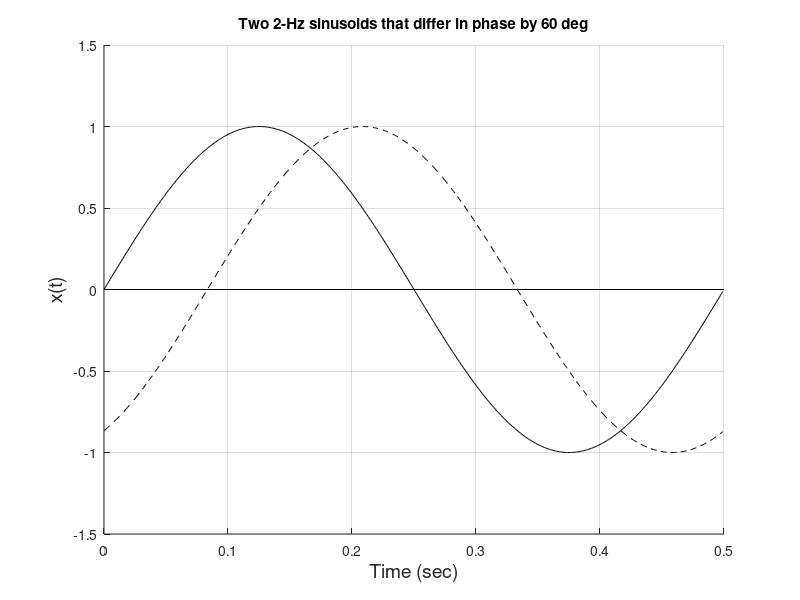

Source code (MATLAB):
% John Semmlow- 'Signals and Systems for Bioengineers, A MATLAB - Based Introduction', 2ndEd
% Example 2.1 Plot two sinusoids 60 deg out of phase

fs = 1000;              % Assumed sampling frequency
N = 500;                % Number of points
t = (0:N-1)/fs;         % Generate time vector
phase = 60*(2*pi/360);  % 60 deg phase; convert to rad
x1 = sin(2*pi*2*t);     % Construct sinusoids 
x2 = sin(2*pi*2*t - phase);

figure(1)
hold on;
plot(t,x1,'k');             % Plot sinusoids
plot(t,x2,'--k');
plot([0 .5], [0 0],'k');    % Plot horizontal line
xlabel('Time (sec)','FontSize',14);
ylabel('x(t)','FontSize',14);
axis([0 .5 -1.5 1.5]);
grid on;
title('Two 2-Hz sinusoids that differ in phase by 60 deg')
%This phase difference translates to a time difference or delay of 83.3 msec

